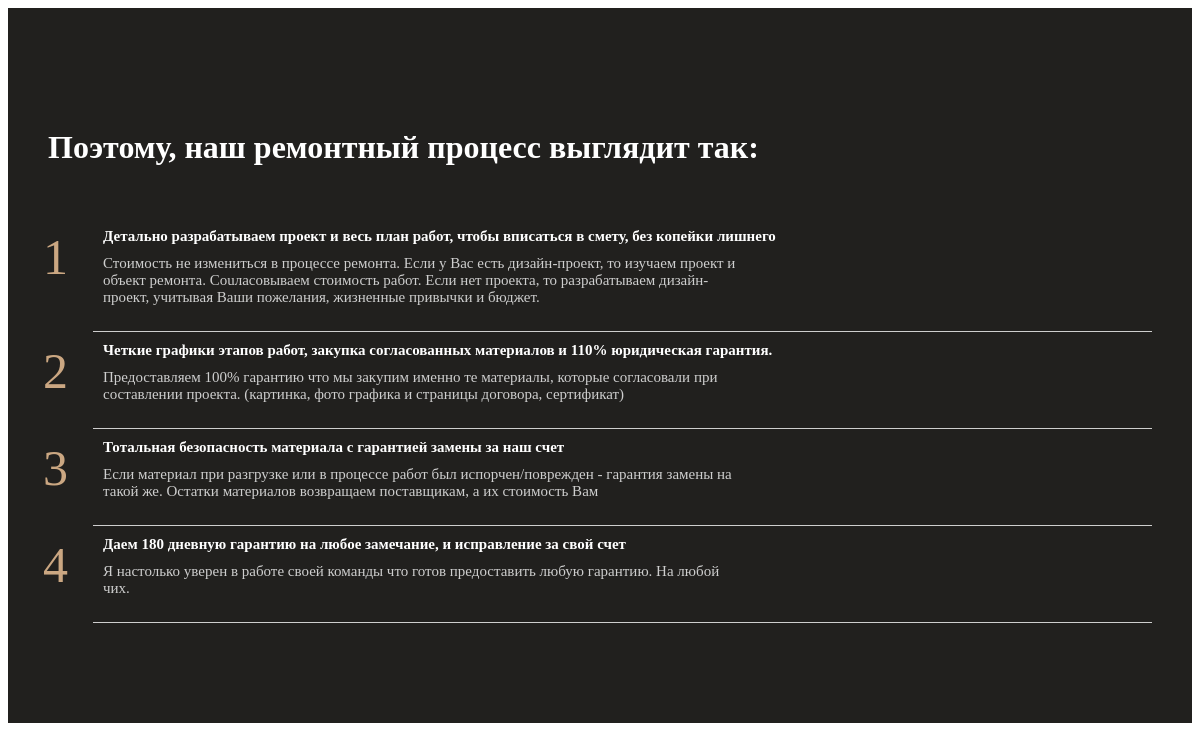
The page /4th/ on the database its author committed.
### catalog/models.py (models this page shows)
class Fourth_page(models.Model): # Создание модели для четвертой страницы
    title=models.CharField(max_length=250)
    list_title=models.CharField(max_length=250)
    list_text=models.TextField()

### catalog/views.py (the view)
# urls.py: path('4th/', fourth_page),
def fourth_page(request):
    p4=Fourth_page.objects.all()
    p4title=p4[0].title
    context={ 'page4':p4, 'p4title':p4title}
    return render(request, 'catalog/4th_page.html', context)

### catalog/templates/catalog/4th_page.html (shortened to what this page needs)
<!DOCTYPE html>
{% load static %}
<html lang="en">
<head>
    <link href="{% static 'catalog/css/4th_page_style.css' %}" rel="stylesheet">
</head>
<body>
<div class="p4">
    <h1>{{p4title}}</h1>
    <ol class="p4_list">
        {% for i in page4 %}
        <li><span class="list_title" style="font-weight:bold"> {{i.list_title}}</span><br><span class="list_content">{{i.list_text}}</span></li>
        {% endfor %}
    </ol>
</div>
</body>
</html>

### catalog/static/catalog/css/4th_page_style.css (style rules this page uses)
.p4 { background-color:#21201E; color: white; height: auto; padding:100px 40px 50px 40px; }
.p4 ol { padding-left:45px; counter-reset: cont1; }
.p4 li { padding:10px; font-size:15px; border-bottom: 1px solid #CECECE; position:relative; list-style: none; }
.p4 li::before { content: counter(cont1); counter-increment: cont1; font-size: 50px; color: #CBA782; position:absolute; top:10; left:0; transform: translateX(-50px); }
.p4 li::marker { font-size: 50px; color: #CBA782; position:absolute; display:block; bottom:0; border: 1px solid white; }
.p4 li:last-child { margin-bottom:50px; }
.p4 li:first-child { padding-top:40px; }
.list_title { padding-bottom:10px; }
.list_content { display:inline-block; color:#CECECE; padding:10px 400px 15px 0px; }

### rows shown on the page
Fourth_page: title "Поэтому, наш ремонтный процесс выглядит так:", list_title "Детально разрабатываем проект и весь план работ, чтобы вписаться в смету, без копейки лишнего", list_text "Стоимость не измениться в процессе ремонта. Если у Вас есть дизайн-проект, то изучаем проект и объект ремонта. Соuласовываем стоимость работ. Если нет проекта, то разрабатываем дизайн-проект, учитывая Ваши пожелания, жизненные привычки и бюджет."
Fourth_page: list_title "Четкие графики этапов работ, закупка согласованных материалов и 110% юридическая гарантия.", list_text "Предоставляем 100% гарантию что мы закупим именно те материалы, которые согласовали при составлении проекта. (картинка, фото графика и страницы договора, сертификат)"
Fourth_page: list_title "Тотальная безопасность материала с гарантией замены за наш счет", list_text "Если материал при разгрузке или в процессе работ был испорчен/поврежден - гарантия замены на такой же. Остатки материалов возвращаем поставщикам, а их стоимость Вам"
Fourth_page: list_title "Даем 180 дневную гарантию на любое замечание, и исправление за свой счет", list_text "Я настолько уверен в работе своей команды что готов предоставить любую гарантию. На любой чих."
